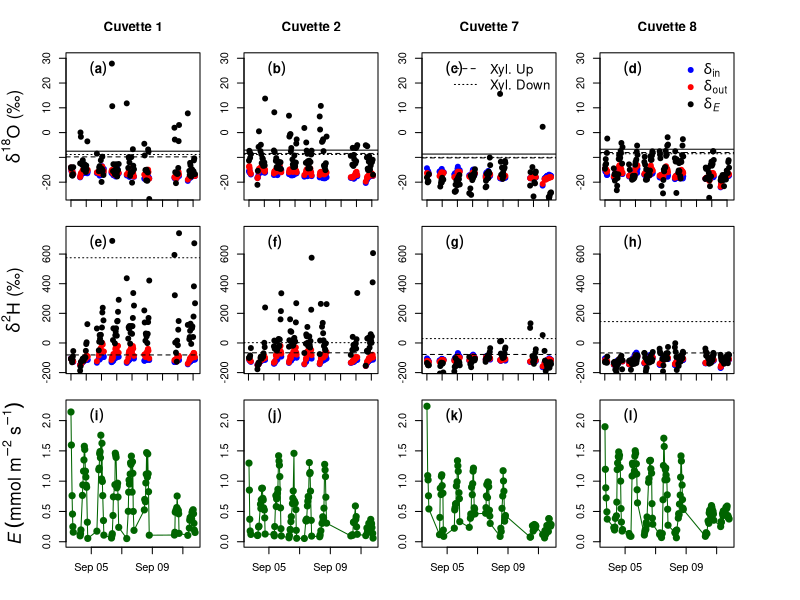

Write the R code that produced this figure.
library(lubridate)

dfS <- read.table('barkData/Sept_complete.csv', sep = ';', header = TRUE)
dfS$DT <- as.POSIXct(dfS$DT, format="%Y-%m-%d %H:%M:%S")
wiS <- read.csv("barkData/Sept_xylem_wi.csv")
dfS <- dplyr::left_join(dfS, wiS, by = 'MpNo')
dfS$band_surface_m2 <- dfS$diam_cm * pi * dfS$length_cm/10000
# estimated needle area per branch given a certain branch diameter
# equation according to Cermak et al. 1998 Ann For Sci
# y = 0.003*x^2 - 0.008*x
# y is needle area in m2 and x is branch sectional area in m2 (mm2???)
dfS$cross_section_area_mm2 <- pi*(dfS$diam_cm*10*0.5)^2
dfS$needle_area_m2 <- 0.003*dfS$cross_section_area_mm2^2 - 0.08*dfS$cross_section_area_mm2
# calculate branch transpiration rate
dfS$E_branch <- dfS$TrA * dfS$needle_area_m2
dfS$time <- yday(dfS$DT) + (hour(dfS$DT)+ minute(dfS$DT)/60)/24
dfS$timeDec <- hour(dfS$DT)+ (minute(dfS$DT)/60)
dfS$DOY <- yday(dfS$DT)
# calculate deltas (d18O and d2H) of transpired water (d_E), according to:
dfS$d18O_E <- (dfS$FlowOut*dfS$H2Oout_G*dfS$d18O_out*0.001 - dfS$FlowIn*dfS$H2Oin_G*dfS$d18O_in*0.001)*1000/
  (dfS$FlowOut*dfS$H2Oout_G - dfS$FlowIn*dfS$H2Oin_G)
dfS$ss <- ifelse(dfS$d18O_E <= dfS$d18_up_lim & dfS$PAR >= 100 &
                   dfS$timeDec >= 10 & dfS$timeDec < 18 &
                   dfS$DOY >= 247, 'yes', 'no')

dfS$d2H_E <- (dfS$FlowOut*dfS$H2Oout_G*dfS$dDH_out*0.001 - dfS$FlowIn*dfS$H2Oin_G*dfS$dDH_in*0.001)*1000/
  (dfS$FlowOut*dfS$H2Oout_G - dfS$FlowIn*dfS$H2Oin_G)

myMpNo <- unique(dfS$MpNo)

dfSwhole <- dfS
dfS <- subset(dfS, DOY != 252)

windows(12,8)
par(mfrow=c(3, 4), mar = c(0, 5, 4, 0))
plot(subset(dfS, MpNo == myMpNo[1])$d18O_in ~ subset(dfS, MpNo == myMpNo[1])$DT,
     pch =19, col = 'blue', ylim = c(-25, 30), main = 'Cuvette 1', axes = F,
     ylab = expression(paste(delta^{18}, "O (\u2030)")), xlab = '', cex.lab = 1.6)
points(subset(dfS, MpNo == myMpNo[1])$d18O_out ~ subset(dfS, MpNo == myMpNo[1])$DT, pch =19, col = 'red')
points(subset(dfS, MpNo == myMpNo[1])$d18O_E ~ subset(dfS, MpNo == myMpNo[1])$DT, pch =19, col = 'black')
abline(subset(dfS, MpNo == myMpNo[1])$d18O_b[1], 0, lty = 2)
abline(subset(dfS, MpNo == myMpNo[1])$d18O_a[1], 0, lty = 3)
abline(subset(dfS, MpNo == myMpNo[1])$d18_up_lim[1], 0)
axis(side = 2, at = seq(-20, 30, 10), labels = seq(-20, 30, 10))
axis(side = 1, at = seq(min(subset(dfS, MpNo == myMpNo[1])$DT), max(subset(dfS, MpNo == myMpNo[1])$DT), 'day'),
     labels = F)
box()
legend('topleft', expression(bold((a))), bty = 'n', cex = 1.2, pt.cex = 1)

par(mar = c(0, 5*2/3, 4, 5/3))
plot(subset(dfS, MpNo == myMpNo[2])$d18O_in ~ subset(dfS, MpNo == myMpNo[2])$DT,
     pch =19, col = 'blue', ylim = c(-25, 30), axes = F,
     ylab = '', xlab = '', main = 'Cuvette 2')
points(subset(dfS, MpNo == myMpNo[2])$d18O_out ~ subset(dfS, MpNo == myMpNo[2])$DT, pch =19, col = 'red')
points(subset(dfS, MpNo == myMpNo[2])$d18O_E ~ subset(dfS, MpNo == myMpNo[2])$DT, pch =19, col = 'black')
abline(subset(dfS, MpNo == myMpNo[2])$d18O_b[1], 0, lty = 2)
abline(subset(dfS, MpNo == myMpNo[2])$d18O_a[1], 0, lty = 3)
abline(subset(dfS, MpNo == myMpNo[2])$d18_up_lim[1], 0)
axis(side = 2, at = seq(-20, 30, 10), labels = seq(-20, 30, 10))
axis(side = 1, at = seq(min(subset(dfS, MpNo == myMpNo[2])$DT), max(subset(dfS, MpNo == myMpNo[2])$DT), 'day'),
     labels = F)
box()
legend('topleft', expression(bold((b))), bty = 'n', cex = 1.2, pt.cex = 1)

par(mar = c(0, 5/3, 4, 5*2/3))
plot(subset(dfS, MpNo == myMpNo[3])$d18O_in ~ subset(dfS, MpNo == myMpNo[3])$DT,
     pch =19, col = 'blue', ylim = c(-25, 30), axes = F,
     ylab = '', xlab = '', main = 'Cuvette 7')
points(subset(dfS, MpNo == myMpNo[3])$d18O_out ~ subset(dfS, MpNo == myMpNo[3])$DT, pch =19, col = 'red')
points(subset(dfS, MpNo == myMpNo[3])$d18O_E ~ subset(dfS, MpNo == myMpNo[3])$DT, pch =19, col = 'black')
abline(subset(dfS, MpNo == myMpNo[3])$d18O_b[1], 0, lty = 2)
abline(subset(dfS, MpNo == myMpNo[3])$d18O_a[1], 0, lty = 3)
abline(subset(dfS, MpNo == myMpNo[3])$d18_up_lim[1], 0)
axis(side = 2, at = seq(-20, 30, 10), seq(-20, 30, 10))
axis(side = 1, at = seq(min(subset(dfS, MpNo == myMpNo[3])$DT), max(subset(dfS, MpNo == myMpNo[3])$DT), 'day'),
     labels = F)
box()
legend('topleft', expression(bold((c))), bty = 'n', cex = 1.2, pt.cex = 1)

legend('topright', legend = c('Xyl. Up', 'Xyl. Down'), bty = 'n', lty = c(2, 3),
       cex = 1.2, pt.cex = 1)

par(mar = c(0, 0, 4, 5))
plot(subset(dfS, MpNo == myMpNo[4])$d18O_in ~ subset(dfS, MpNo == myMpNo[4])$DT,
     pch =19, col = 'blue', ylim = c(-25, 30), axes = F,
     ylab = '', xlab = '', main = 'Cuvette 8')
points(subset(dfS, MpNo == myMpNo[4])$d18O_out ~ subset(dfS, MpNo == myMpNo[4])$DT, pch =19, col = 'red')
points(subset(dfS, MpNo == myMpNo[4])$d18O_E ~ subset(dfS, MpNo == myMpNo[4])$DT, pch =19, col = 'black')
abline(subset(dfS, MpNo == myMpNo[4])$d18O_b[1], 0, lty = 2)
abline(subset(dfS, MpNo == myMpNo[4])$d18O_a[1], 0, lty = 3)
abline(subset(dfS, MpNo == myMpNo[4])$d18_up_lim[1], 0)
axis(side = 2, at = seq(-20, 30, 10), labels = seq(-20, 30, 10))
axis(side = 1, at = seq(min(subset(dfS, MpNo == myMpNo[4])$DT), max(subset(dfS, MpNo == myMpNo[4])$DT), 'day'),
     labels = F)
box()
legend('topleft', expression(bold((d))), bty = 'n', cex = 1.2, pt.cex = 1)

legend('topright', pch = rep(19, 3), legend = c(expression(delta['in']), expression(delta[out]),
                              expression(delta[italic(E)])), 
       col = c('blue', 'red', 'black'), bty = 'n', cex = 1.3, pt.cex = 1)

par(mar = c(2, 5, 2, 0))
plot(subset(dfS, MpNo == myMpNo[1])$dDH_in ~ subset(dfS, MpNo == myMpNo[1])$DT,
     pch =19, col = 'blue', ylim = c(-170, 750), axes = F,
     ylab = expression(paste(delta^{2}, "H (\u2030)")), xlab = '', cex.lab = 1.6)
points(subset(dfS, MpNo == myMpNo[1])$dDH_out ~ subset(dfS, MpNo == myMpNo[1])$DT, pch =19, col = 'red')
points(subset(dfS, MpNo == myMpNo[1])$d2H_E ~ subset(dfS, MpNo == myMpNo[1])$DT, pch =19, col = 'black')
abline(subset(dfS, MpNo == myMpNo[1])$d2H_b[1], 0, lty = 2)
abline(subset(dfS, MpNo == myMpNo[1])$d2H_a[1], 0, lty = 3)
axis(side = 2, at = seq(-200, 600, 200), labels = seq(-200, 600, 200))
axis(side = 1, at = seq(min(subset(dfS, MpNo == myMpNo[1])$DT), max(subset(dfS, MpNo == myMpNo[1])$DT), 'day'),
     labels = F)
box()
legend('topleft', expression(bold((e))), bty = 'n', cex = 1.2, pt.cex = 1)

par(mar = c(2, 5*2/3, 2, 5/3))
plot(subset(dfS, MpNo == myMpNo[2])$dDH_in ~ subset(dfS, MpNo == myMpNo[2])$DT,
     pch =19, col = 'blue', ylim = c(-170, 750), axes = F,
     ylab = '', xlab = '')
points(subset(dfS, MpNo == myMpNo[2])$dDH_out ~ subset(dfS, MpNo == myMpNo[2])$DT, pch =19, col = 'red')
points(subset(dfS, MpNo == myMpNo[2])$d2H_E ~ subset(dfS, MpNo == myMpNo[2])$DT, pch =19, col = 'black')
abline(subset(dfS, MpNo == myMpNo[2])$d2H_b[1], 0, lty = 2)
abline(subset(dfS, MpNo == myMpNo[2])$d2H_a[1], 0, lty = 3)
axis(side = 2, at = seq(-200, 600, 200), labels = seq(-200, 600, 200))
axis(side = 1, at = seq(min(subset(dfS, MpNo == myMpNo[1])$DT), max(subset(dfS, MpNo == myMpNo[1])$DT), 'day'),
     labels = F)
box()
legend('topleft', expression(bold((f))), bty = 'n', cex = 1.2, pt.cex = 1)

par(mar = c(2, 5/3, 2, 5*2/3))
plot(subset(dfS, MpNo == myMpNo[3])$dDH_in ~ subset(dfS, MpNo == myMpNo[3])$DT,
     pch =19, col = 'blue', ylim = c(-170, 750), axes = F,
     ylab = '', xlab = '')
points(subset(dfS, MpNo == myMpNo[3])$dDH_out ~ subset(dfS, MpNo == myMpNo[3])$DT, pch =19, col = 'red')
points(subset(dfS, MpNo == myMpNo[3])$d2H_E ~ subset(dfS, MpNo == myMpNo[3])$DT, pch =19, col = 'black')
abline(subset(dfS, MpNo == myMpNo[3])$d2H_b[1], 0, lty = 2)
abline(subset(dfS, MpNo == myMpNo[3])$d2H_a[1], 0, lty = 3)
axis(side = 2, at = seq(-200, 600, 200), labels = seq(-200, 600, 200))
axis(side = 1, at = seq(min(subset(dfS, MpNo == myMpNo[1])$DT), max(subset(dfS, MpNo == myMpNo[1])$DT), 'day'),
     labels = F)
box()
legend('topleft', expression(bold((g))), bty = 'n', cex = 1.2, pt.cex = 1)

par(mar = c(2, 0, 2, 5))
plot(subset(dfS, MpNo == myMpNo[4])$dDH_in ~ subset(dfS, MpNo == myMpNo[4])$DT,
     pch =19, col = 'blue', ylim = c(-170, 750), axes = F,
     ylab = '', xlab = '')
points(subset(dfS, MpNo == myMpNo[4])$dDH_out ~ subset(dfS, MpNo == myMpNo[4])$DT, pch =19, col = 'red')
points(subset(dfS, MpNo == myMpNo[4])$d2H_E ~ subset(dfS, MpNo == myMpNo[4])$DT, pch =19, col = 'black')
abline(subset(dfS, MpNo == myMpNo[4])$d2H_b[1], 0, lty = 2)
abline(subset(dfS, MpNo == myMpNo[4])$d2H_a[1], 0, lty = 3)
axis(side = 2, at = seq(-200, 600, 200), labels = seq(-200, 600, 200))
axis(side = 1, at = seq(min(subset(dfS, MpNo == myMpNo[1])$DT), max(subset(dfS, MpNo == myMpNo[1])$DT), 'day'),
     labels = F)
box()
legend('topleft', expression(bold((h))), bty = 'n', cex = 1.2, pt.cex = 1)

par(mar = c(4, 5, 0, 0))
plot(subset(dfS, MpNo == myMpNo[1])$TrA ~ subset(dfS, MpNo == myMpNo[1])$DT,
     pch = 19, cex = 1.25, col = 'darkgreen', ylim = c(0, 2.25), cex.lab = 1.6,
     ylab = expression(italic(E)~(mmol~m^-2~s^-1)), xlab = '')
lines(subset(dfS, MpNo == myMpNo[1])$TrA ~ subset(dfS, MpNo == myMpNo[1])$DT, col ='darkgreen')
legend('topleft', expression(bold((i))), bty = 'n', cex = 1.2, pt.cex = 1)

par(mar = c(4, 5*2/3, 0, 5/3))
plot(subset(dfS, MpNo == myMpNo[2])$TrA ~ subset(dfS, MpNo == myMpNo[2])$DT,
     pch = 19, cex = 1.25, col = 'darkgreen', ylim = c(0, 2.25), 
     ylab = '', xlab = '')
lines(subset(dfS, MpNo == myMpNo[2])$TrA ~ subset(dfS, MpNo == myMpNo[2])$DT, col ='darkgreen')
legend('topleft', expression(bold((j))), bty = 'n', cex = 1.2, pt.cex = 1)

par(mar = c(4, 5/3, 0, 5*2/3))
plot(subset(dfS, MpNo == myMpNo[3])$TrA ~ subset(dfS, MpNo == myMpNo[3])$DT,
     pch = 19, cex = 1.25, col = 'darkgreen', ylim = c(0, 2.25), 
     ylab = '', xlab = '')
lines(subset(dfS, MpNo == myMpNo[3])$TrA ~ subset(dfS, MpNo == myMpNo[3])$DT, col ='darkgreen')
legend('topleft', expression(bold((k))), bty = 'n', cex = 1.2, pt.cex = 1)

par(mar = c(4, 0, 0, 5))
plot(subset(dfS, MpNo == myMpNo[4])$TrA ~ subset(dfS, MpNo == myMpNo[4])$DT,
     pch = 19, cex = 1.25, col = 'darkgreen', ylim = c(0, 2.25), 
     ylab = '', xlab = '')
lines(subset(dfS, MpNo == myMpNo[4])$TrA ~ subset(dfS, MpNo == myMpNo[4])$DT, col ='darkgreen')
legend('topleft', expression(bold((l))), bty = 'n', cex = 1.2, pt.cex = 1)
